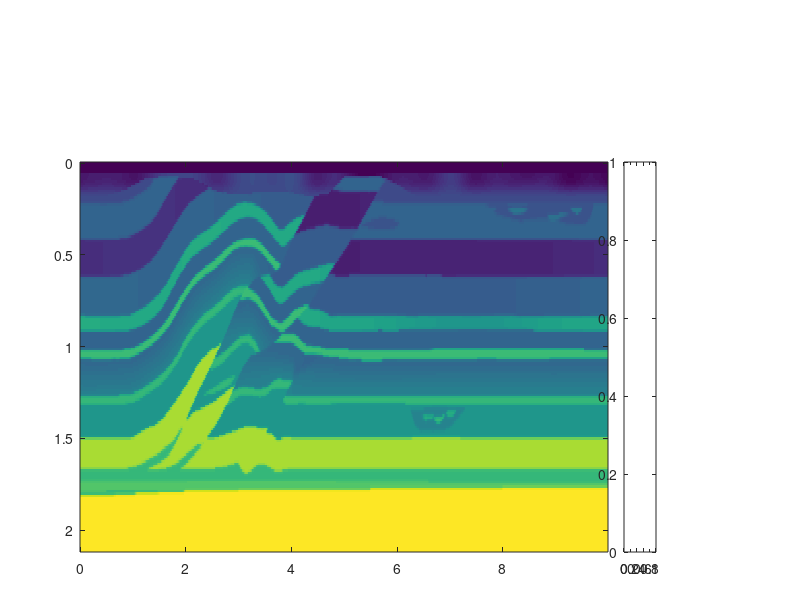

This chart was generated by the following MATLAB code: (Note: this script raises an error after producing the figure.)
clear;
clear all;
clc;
nz=170;
nx=800;
nt=3000;
dx=12.5;dz=12.5;dt=0.0013;
xx=0:dx:dx*(nx-1);
zz=0:dz:dz*(nz-1);
xx=xx/1000;
zz=zz/1000;
tt=0:dt:dt*(nt-1);
% %% reconstruction
% fid=fopen('800vx5.dat','rb');
% fid2=fopen('800vx_inv5.dat','rb');                                                                                                                   
% p1=fread(fid,[nz,nx],'float');
% p2=fread(fid2,[nz,nx],'float');
% dp=p1-p2;
% fclose(fid);fclose(fid2);
% figure(1)
% imagesc(xx,zz,p1);colormap(gray);mx=max(max(p1));mn=min(min(p1));caxis([mn mx]/10);set(gca,'xaxislocation','top'); xlabel('x (km)');ylabel('z (km)');colorbar;%title('vx seismogram');
% set(gcf,'Position',[100 100 260 130]); colorbar;
% set(gca,'Position',[.13 .08 .680 .65]); colorbar('position',[0.83 0.08 0.04 0.6]);
% set(gca,'xaxislocation','top'); xlabel('x (km)');ylabel('z (km)');
% figure_FontSize=8;  
% set(get(gca,'XLabel'),'FontSize',figure_FontSize,'Vertical','middle'); 
% set(get(gca,'YLabel'),'FontSize',figure_FontSize,'Vertical','middle'); 
% set(findobj('FontSize',10),'FontSize',figure_FontSize);  
% set(findobj(get(gca,'Children'),'LineWidth',0.5),'LineWidth',2); 
% set(gcf, 'PaperPositionMode', 'manual');
% figure(2)
% imagesc(xx,zz,p2);colormap(gray);mx=max(max(p2));mn=min(min(p2));caxis([mn mx]/10);set(gca,'xaxislocation','top'); xlabel('x /(km)');ylabel('z /(km)');colorbar;%title('vz seismogram ');
% set(gcf,'Position',[100 100 260 130]); colorbar;
% set(gca,'Position',[.13 .08 .680 .65]); colorbar('position',[0.83 0.08 0.04 0.6]);
% set(gca,'xaxislocation','top'); xlabel('x (km)');ylabel('z (km)');
% figure_FontSize=8;  
% set(get(gca,'XLabel'),'FontSize',figure_FontSize,'Vertical','middle'); 
% set(get(gca,'YLabel'),'FontSize',figure_FontSize,'Vertical','middle'); 
% set(findobj('FontSize',10),'FontSize',figure_FontSize);  
% set(findobj(get(gca,'Children'),'LineWidth',0.5),'LineWidth',2); 
% set(gcf, 'PaperPositionMode', 'manual');
% figure(3)
% imagesc(xx,zz,dp);colormap(gray);mx=max(max(p2));mn=min(min(p2));caxis([mn mx]/10000);set(gca,'xaxislocation','top'); xlabel('x /(km)');ylabel('z /(km)');colorbar;%title('vz seismogram ');
% set(gcf,'Position',[100 100 260 130]); colorbar;
% set(gca,'Position',[.13 .08 .680 .65]); colorbar('position',[0.83 0.08 0.04 0.6]);
% set(gca,'xaxislocation','top'); xlabel('x (km)');ylabel('z (km)');
% figure_FontSize=8;  
% set(get(gca,'XLabel'),'FontSize',figure_FontSize,'Vertical','middle'); 
% set(get(gca,'YLabel'),'FontSize',figure_FontSize,'Vertical','middle'); 
% set(findobj('FontSize',10),'FontSize',figure_FontSize);  
% set(findobj(get(gca,'Children'),'LineWidth',0.5),'LineWidth',2); 
% set(gcf, 'PaperPositionMode', 'manual');
%% actual model
fid=fopen('acc_vp.dat','rb');
fid2=fopen('acc_vs.dat','rb');                                                                                                                   
p1=fread(fid,[nz,nx],'float');
p2=fread(fid2,[nz,nx],'float');
fclose(fid);fclose(fid2);

accp=p1;
accs=p2;

figure(4)
imagesc(xx,zz,p1);mx=max(max(p1));mn=min(min(p1));caxis([mn mx]);
%set(gcf,'Position',[100 100 260 130]); %colorbar;
set(gcf,'Position',[100 300 500 200]);
set(gca,'Position',[.10 .08 .660 .65]); %colorbar('position',[0.83 0.08 0.04 0.6]);
h=colorbar('position',[0.78 0.08 0.04 0.65]);
set(get(h,'ylabel'),'string','Velocity (m/s)','FontSize',13);
 
set(gca,'xaxislocation','top'); xlabel('x (km)');ylabel('z (km)');
figure_FontSize=13;  
set(get(gca,'XLabel'),'FontSize',figure_FontSize); 
set(get(gca,'YLabel'),'FontSize',figure_FontSize); 
set(findobj('FontSize',13),'FontSize',figure_FontSize);  
set(findobj(get(gca,'Children'),'LineWidth',1),'LineWidth',2); 
set(gcf, 'PaperPositionMode', 'manual');
set(gca,'fontsize',13);
figure(5)
imagesc(xx,zz,p2);mx=max(max(p2));mn=min(min(p2));caxis([mn mx]);
%set(gcf,'Position',[100 100 260 130]); %colorbar;
set(gcf,'Position',[100 300 500 200]);
set(gca,'Position',[.10 .08 .660 .65]); %colorbar('position',[0.83 0.08 0.04 0.6]);
h=colorbar('position',[0.78 0.08 0.04 0.65]);
set(get(h,'ylabel'),'string','Velocity (m/s)','FontSize',13);
 
set(gca,'xaxislocation','top'); xlabel('x (km)');ylabel('z (km)');
%figure_FontSize=13;  
set(get(gca,'XLabel'),'FontSize',figure_FontSize); 
set(get(gca,'YLabel'),'FontSize',figure_FontSize); 
set(findobj('FontSize',13),'FontSize',figure_FontSize);  
set(findobj(get(gca,'Children'),'LineWidth',1),'LineWidth',2); 
set(gcf, 'PaperPositionMode', 'manual');
set(gca,'fontsize',13);
%% ini model
fid=fopen('ini_vp.dat','rb');
fid2=fopen('ini_vs.dat','rb');                                                                                                                  
p1=fread(fid,[nz,nx],'float');
p2=fread(fid2,[nz,nx],'float');
fclose(fid);fclose(fid2);
figure(6)
imagesc(xx,zz,p1);mx=max(max(p1));mn=min(min(p1));caxis([mn mx]);
%set(gcf,'Position',[100 100 260 130]); %colorbar;
set(gcf,'Position',[100 300 500 200]);
set(gca,'Position',[.10 .08 .660 .65]); %colorbar('position',[0.83 0.08 0.04 0.6]);
h=colorbar('position',[0.78 0.08 0.04 0.65]);
set(get(h,'ylabel'),'string','Velocity (m/s)','FontSize',13);
 
set(gca,'xaxislocation','top'); xlabel('x (km)');ylabel('z (km)');
figure_FontSize=13;  
set(get(gca,'XLabel'),'FontSize',figure_FontSize); 
set(get(gca,'YLabel'),'FontSize',figure_FontSize); 
set(findobj('FontSize',13),'FontSize',figure_FontSize);  
set(findobj(get(gca,'Children'),'LineWidth',1),'LineWidth',2); 
set(gcf, 'PaperPositionMode', 'manual');
set(gca,'fontsize',13);
figure(7)
imagesc(xx,zz,p2);mx=max(max(p2));mn=min(min(p2));caxis([mn mx]);
%set(gcf,'Position',[100 100 260 130]); %colorbar;
set(gcf,'Position',[100 300 500 200]);
set(gca,'Position',[.10 .08 .660 .65]); %colorbar('position',[0.83 0.08 0.04 0.6]);
h=colorbar('position',[0.78 0.08 0.04 0.65]);
set(get(h,'ylabel'),'string','Velocity (m/s)','FontSize',13);
 
set(gca,'xaxislocation','top'); xlabel('x (km)');ylabel('z (km)');
%figure_FontSize=13;  
set(get(gca,'XLabel'),'FontSize',figure_FontSize); 
set(get(gca,'YLabel'),'FontSize',figure_FontSize); 
set(findobj('FontSize',13),'FontSize',figure_FontSize);  
set(findobj(get(gca,'Children'),'LineWidth',1),'LineWidth',2); 
set(gcf, 'PaperPositionMode', 'manual');
set(gca,'fontsize',13);



inierrvp=(sum(sum((p1-accp).^2))/nx/nz).^0.5

inierrvs=(sum(sum((p2-accs).^2))/nx/nz).^0.5
%% inversion
fid=fopen('1ifreq_vp.dat','rb');
fid2=fopen('1ifreq_vs.dat','rb');                                                                                                                   
p1=fread(fid,[nz,nx],'float');
p2=fread(fid2,[nz,nx],'float');
fclose(fid);fclose(fid2);
figure(8)
imagesc(xx,zz,p1);mx=max(max(p1));mn=min(min(p1));caxis([mn mx]);
%set(gcf,'Position',[100 100 260 130]); %colorbar;
set(gcf,'Position',[100 300 500 200]);
set(gca,'Position',[.10 .08 .660 .65]); %colorbar('position',[0.83 0.08 0.04 0.6]);
h=colorbar('position',[0.78 0.08 0.04 0.65]);
set(get(h,'ylabel'),'string','Velocity (m/s)','FontSize',13);
 
set(gca,'xaxislocation','top'); xlabel('x (km)');ylabel('z (km)');
figure_FontSize=13;  
set(get(gca,'XLabel'),'FontSize',figure_FontSize); 
set(get(gca,'YLabel'),'FontSize',figure_FontSize); 
set(findobj('FontSize',13),'FontSize',figure_FontSize);  
set(findobj(get(gca,'Children'),'LineWidth',1),'LineWidth',2); 
set(gcf, 'PaperPositionMode', 'manual');
set(gca,'fontsize',13);
figure(9)
imagesc(xx,zz,p2);mx=max(max(p2));mn=min(min(p2));caxis([mn mx]);
%set(gcf,'Position',[100 100 260 130]); %colorbar;
set(gcf,'Position',[100 300 500 200]);
set(gca,'Position',[.10 .08 .660 .65]); %colorbar('position',[0.83 0.08 0.04 0.6]);
h=colorbar('position',[0.78 0.08 0.04 0.65]);
set(get(h,'ylabel'),'string','Velocity (m/s)','FontSize',13);
 
set(gca,'xaxislocation','top'); xlabel('x (km)');ylabel('z (km)');
%figure_FontSize=13;  
set(get(gca,'XLabel'),'FontSize',figure_FontSize); 
set(get(gca,'YLabel'),'FontSize',figure_FontSize); 
set(findobj('FontSize',13),'FontSize',figure_FontSize);  
set(findobj(get(gca,'Children'),'LineWidth',1),'LineWidth',2); 
set(gcf, 'PaperPositionMode', 'manual');
set(gca,'fontsize',13);
%% inversion
fid=fopen('3ifreq_vp.dat','rb');
fid2=fopen('3ifreq_vs.dat','rb');                                                                                                                   
p1=fread(fid,[nz,nx],'float');
p2=fread(fid2,[nz,nx],'float');
fclose(fid);fclose(fid2);
figure(10)
imagesc(xx,zz,p1);mx=max(max(p1));mn=min(min(p1));caxis([mn mx]);
%set(gcf,'Position',[100 100 260 130]); %colorbar;
set(gcf,'Position',[100 300 500 200]);
set(gca,'Position',[.10 .08 .660 .65]); %colorbar('position',[0.83 0.08 0.04 0.6]);
h=colorbar('position',[0.78 0.08 0.04 0.65]);
set(get(h,'ylabel'),'string','Velocity (m/s)','FontSize',13);
 
set(gca,'xaxislocation','top'); xlabel('x (km)');ylabel('z (km)');
figure_FontSize=13;  
set(get(gca,'XLabel'),'FontSize',figure_FontSize); 
set(get(gca,'YLabel'),'FontSize',figure_FontSize); 
set(findobj('FontSize',13),'FontSize',figure_FontSize);  
set(findobj(get(gca,'Children'),'LineWidth',1),'LineWidth',2); 
set(gcf, 'PaperPositionMode', 'manual');
set(gca,'fontsize',13);
figure(11)
imagesc(xx,zz,p2);mx=max(max(p2));mn=min(min(p2));caxis([mn mx]);
%set(gcf,'Position',[100 100 260 130]); %colorbar;
set(gcf,'Position',[100 300 500 200]);
set(gca,'Position',[.10 .08 .660 .65]); %colorbar('position',[0.83 0.08 0.04 0.6]);
h=colorbar('position',[0.78 0.08 0.04 0.65]);
set(get(h,'ylabel'),'string','Velocity (m/s)','FontSize',13);
 
set(gca,'xaxislocation','top'); xlabel('x (km)');ylabel('z (km)');
%figure_FontSize=13;  
set(get(gca,'XLabel'),'FontSize',figure_FontSize); 
set(get(gca,'YLabel'),'FontSize',figure_FontSize); 
set(findobj('FontSize',13),'FontSize',figure_FontSize);  
set(findobj(get(gca,'Children'),'LineWidth',1),'LineWidth',2); 
set(gcf, 'PaperPositionMode', 'manual');
set(gca,'fontsize',13);

%% inversion
fid=fopen('5ifreq_vp.dat','rb');
fid2=fopen('5ifreq_vs.dat','rb');                                                                                                                   
p1=fread(fid,[nz,nx],'float');
p2=fread(fid2,[nz,nx],'float');
fclose(fid);fclose(fid2);
figure(122)
imagesc(xx,zz,p1);mx=max(max(accp));mn=min(min(accp));caxis([mn mx]);
%set(gcf,'Position',[100 100 260 130]); %colorbar;
set(gcf,'Position',[100 300 500 200]);
set(gca,'Position',[.10 .08 .660 .65]); %colorbar('position',[0.83 0.08 0.04 0.6]);
h=colorbar('position',[0.78 0.08 0.04 0.65]);
set(get(h,'ylabel'),'string','Velocity (m/s)','FontSize',13);
 
set(gca,'xaxislocation','top'); xlabel('x (km)');ylabel('z (km)');
figure_FontSize=13;  
set(get(gca,'XLabel'),'FontSize',figure_FontSize); 
set(get(gca,'YLabel'),'FontSize',figure_FontSize); 
set(findobj('FontSize',13),'FontSize',figure_FontSize);  
set(findobj(get(gca,'Children'),'LineWidth',1),'LineWidth',2); 
set(gcf, 'PaperPositionMode', 'manual');
set(gca,'fontsize',13);
figure(133)
imagesc(xx,zz,p2);mx=max(max(accs));mn=min(min(accs));caxis([mn mx]);
%set(gcf,'Position',[100 100 260 130]); %colorbar;
set(gcf,'Position',[100 300 500 200]);
set(gca,'Position',[.10 .08 .660 .65]); %colorbar('position',[0.83 0.08 0.04 0.6]);
h=colorbar('position',[0.78 0.08 0.04 0.65]);
set(get(h,'ylabel'),'string','Velocity (m/s)','FontSize',13);
 
set(gca,'xaxislocation','top'); xlabel('x (km)');ylabel('z (km)');
%figure_FontSize=13;  
set(get(gca,'XLabel'),'FontSize',figure_FontSize); 
set(get(gca,'YLabel'),'FontSize',figure_FontSize); 
set(findobj('FontSize',13),'FontSize',figure_FontSize);  
set(findobj(get(gca,'Children'),'LineWidth',1),'LineWidth',2); 
set(gcf, 'PaperPositionMode', 'manual');
set(gca,'fontsize',13);
% %% obs seis
% fid=fopen('20source_seismogram_vz_obs.dat','rb');                                                                                                            
% p1=fread(fid,[nt,nx],'float');
% fclose(fid);
% figure(10)
% imagesc(xx,tt,p1);
% colormap(gray);mx=max(max(p1));mn=min(min(p1));caxis([mn mx]/15);
% set(gca,'xaxislocation','top'); %title('vx seismogram');
% set(gcf,'Position',[100 100 420 420]); 
% set(gca,'Position',[.13 .04 .680 .85]);
% colorbar('position',[0.83 0.040 0.04 0.8]);set(gca, 'CLim', [-6*10^-9 6*10^-9]);
% %set(gca,'xaxislocation','top'); 
% xlabel('x (km)');ylabel('t (s)');
% figure_FontSize=13;  
% set(get(gca,'XLabel'),'FontSize',figure_FontSize); 
% set(get(gca,'YLabel'),'FontSize',figure_FontSize); 
% set(findobj('FontSize',13),'FontSize',figure_FontSize);  
% set(findobj(get(gca,'Children'),'LineWidth',0.5),'LineWidth',2); 
% set(gcf, 'PaperPositionMode', 'manual');
%set(gca,'fontsize',13);

% %% syn seis
% fid=fopen('20source_seismogram_vz_10syn.dat','rb');                                                                                                            
% p1=fread(fid,[nt,nx],'float');
% fclose(fid);
% pcc=p1;
% figure(11)
% imagesc(xx,tt,p1);
% colormap(gray);mx=max(max(pcc));mn=min(min(pcc));caxis([mn mx]/40);
% set(gca,'xaxislocation','top'); %title('vx seismogram');
% set(gcf,'Position',[100 100 420 420]); 
% set(gca,'Position',[.13 .04 .680 .85]);
% colorbar('position',[0.83 0.040 0.04 0.8]);set(gca, 'CLim', [-6*10^-9 6*10^-9]);
% %set(gca,'xaxislocation','top'); 
% xlabel('x (km)');ylabel('t (s)');
% figure_FontSize=13;  
% set(get(gca,'XLabel'),'FontSize',figure_FontSize); 
% set(get(gca,'YLabel'),'FontSize',figure_FontSize); 
% set(findobj('FontSize',13),'FontSize',figure_FontSize);  
% set(findobj(get(gca,'Children'),'LineWidth',0.5),'LineWidth',2); 
% set(gcf, 'PaperPositionMode', 'manual');
% set(gca,'fontsize',13);
% 
% 
% %% rms seis
% fid=fopen('20source_seismogram_vz_10rms.dat','rb');                                                                                                            
% p1=fread(fid,[nt,nx],'float');
% fclose(fid);
% figure(12)
% imagesc(xx,tt,p1);
% colormap(gray);mx=max(max(pcc));mn=min(min(pcc));caxis([mn mx]);
% set(gca,'xaxislocation','top'); %title('vx seismogram');
% set(gcf,'Position',[100 100 420 420]); 
% set(gca,'Position',[.13 .04 .680 .85]);
% colorbar('position',[0.83 0.040 0.04 0.8]);%set(gca, 'CLim', [-6*10^-9 6*10^-9]);
% %set(gca,'xaxislocation','top'); 
% xlabel('x (km)');ylabel('t (s)');
% figure_FontSize=13;  
% set(get(gca,'XLabel'),'FontSize',figure_FontSize); 
% set(get(gca,'YLabel'),'FontSize',figure_FontSize); 
% set(findobj('FontSize',13),'FontSize',figure_FontSize);  
% set(findobj(get(gca,'Children'),'LineWidth',0.5),'LineWidth',2); 
% set(gcf, 'PaperPositionMode', 'manual');
% set(gca,'fontsize',13);
% 
% 
% %% MIsfit
% n1=10;
% n2=10;
% n3=10;
% n4=10;
% n5=10;
% 
% [L1] = textread('misfit_1ifreq.txt', '%17f', -1);
% [L2] = textread('misfit_2ifreq.txt', '%17f', -1);
% [L3] = textread('misfit_3ifreq.txt', '%17f', -1);
% [L4] = textread('misfit_4ifreq.txt', '%17f', -1);
% [L5] = textread('misfit_5ifreq.txt', '%17f', -1);
% % 
% % L1=L1/max(L1);
% % L2=L2/max(L1);
% % L3=L3/max(L1);
% % L4=L4/max(L1);
% % L5=L5/max(L1);
% 
% L=[L1;L2;L3;L4;L5];
% L=L*10^-4;
% Lx=[1:10,1:10,1:10,1:10,1:10]';
% 
% figure;
% 
% plot(L,'r*','markersize',4);hold on;
% xlabel('Iterations','fontsize',13);
% ylabel('Objective function misfit','fontsize',13);
% 
% 
% plot([10.5 10.5],[0 3],'b--');
% plot([20.5 20.5],[0 3],'b--');
% plot([30.5 30.5],[0 3],'b--');
% plot([40.5 40.5],[0 3],'b--');
% 
% axis([1 50 0 3]);
% 
% gtext('4Hz','fontsize',13);
% gtext('7Hz','fontsize',13);
% gtext('9Hz','fontsize',13);
% gtext('14Hz','fontsize',13);
% gtext('18Hz','fontsize',13);
% 
% set(gcf,'Position',[100 500 450 300]);
% 
% 
% fid=fopen('5ifreq_vp.dat','rb');
% fid2=fopen('5ifreq_vs.dat','rb');                                                                                                                   
% p1=fread(fid,[nz,nx],'float');
% p2=fread(fid2,[nz,nx],'float');
% fclose(fid);fclose(fid2);
% figure(8)
% imagesc(xx,zz,p1);mx=max(max(p1));mn=min(min(p1));caxis([mn mx]);
% %set(gcf,'Position',[100 100 260 130]); %colorbar;
% set(gcf,'Position',[100 300 500 500]);
% set(gca,'Position',[.12 .08 .660 .75]); %colorbar('position',[0.83 0.08 0.04 0.6]);
% h=colorbar('position',[0.80 0.08 0.04 0.75]);
% set(get(h,'ylabel'),'string','Velocity (m/s)','FontSize',13);
%  
% set(gca,'xaxislocation','top'); xlabel('x (km)');ylabel('z (km)');
% figure_FontSize=13;  
% set(get(gca,'XLabel'),'FontSize',figure_FontSize); 
% set(get(gca,'YLabel'),'FontSize',figure_FontSize); 
% set(findobj('FontSize',13),'FontSize',figure_FontSize);  
% set(findobj(get(gca,'Children'),'LineWidth',1),'LineWidth',2); 
% set(gcf, 'PaperPositionMode', 'manual');
% set(gca,'fontsize',13);
% 
% figure(9)
% imagesc(xx,zz,p2);mx=max(max(p1));mn=min(min(p1));caxis([mn mx]);
% %set(gcf,'Position',[100 100 260 130]); %colorbar;
% set(gcf,'Position',[100 300 500 500]);
% set(gca,'Position',[.12 .08 .660 .75]); %colorbar('position',[0.83 0.08 0.04 0.6]);
% h=colorbar('position',[0.80 0.08 0.04 0.75]);
% set(get(h,'ylabel'),'string','Velocity (m/s)','FontSize',13);
%  
% set(gca,'xaxislocation','top'); xlabel('x (km)');ylabel('z (km)');
% figure_FontSize=13;  
% set(get(gca,'XLabel'),'FontSize',figure_FontSize); 
% set(get(gca,'YLabel'),'FontSize',figure_FontSize); 
% set(findobj('FontSize',13),'FontSize',figure_FontSize);  
% set(findobj(get(gca,'Children'),'LineWidth',1),'LineWidth',2); 
% set(gcf, 'PaperPositionMode', 'manual');
% set(gca,'fontsize',13);
% 
% sum1=0;
% for i=1:nx
%     for j=1:nz
%             sum1=sum1+abs((accp(j,i)-p1(j,i)))/accp(j,i);
%     end
% end
% sum1/nx/nz
% 
% sum2=0;
% for i=1:nx
%     for j=1:nz
%             sum2=sum2+abs((accs(j,i)-p2(j,i)))/accs(j,i);
%     end
% end
% sum2/nx/nz
% 
% pl=p1(90:130,400:600);
% zl=zz(90:130);
% xl=xx(400:600);
% 
% figure(9)
% imagesc(xl,zl,pl);mx=max(max(pl));mn=min(min(pl));caxis([mn mx]);
% %set(gcf,'Position',[100 100 260 130]); %colorbar;
% set(gcf,'Position',[100 300 500 300]);
% set(gca,'Position',[.12 .08 .660 .75]); %colorbar('position',[0.83 0.08 0.04 0.6]);
% h=colorbar('position',[0.80 0.08 0.04 0.75]);
% set(get(h,'ylabel'),'string','Velocity (m/s)','FontSize',13);
% set(gca, 'CLim', [2600 3500]);
% set(gca,'xaxislocation','top'); xlabel('x (km)');ylabel('z (km)');
% figure_FontSize=13;  
% set(get(gca,'XLabel'),'FontSize',figure_FontSize); 
% set(get(gca,'YLabel'),'FontSize',figure_FontSize); 
% set(findobj('FontSize',13),'FontSize',figure_FontSize);  
% set(findobj(get(gca,'Children'),'LineWidth',1),'LineWidth',2); 
% set(gcf, 'PaperPositionMode', 'manual');
% set(gca,'fontsize',13);


errvp=(sum(sum((p1-accp).^2))/nx/nz).^0.5

errvs=(sum(sum((p2-accs).^2))/nx/nz).^0.5